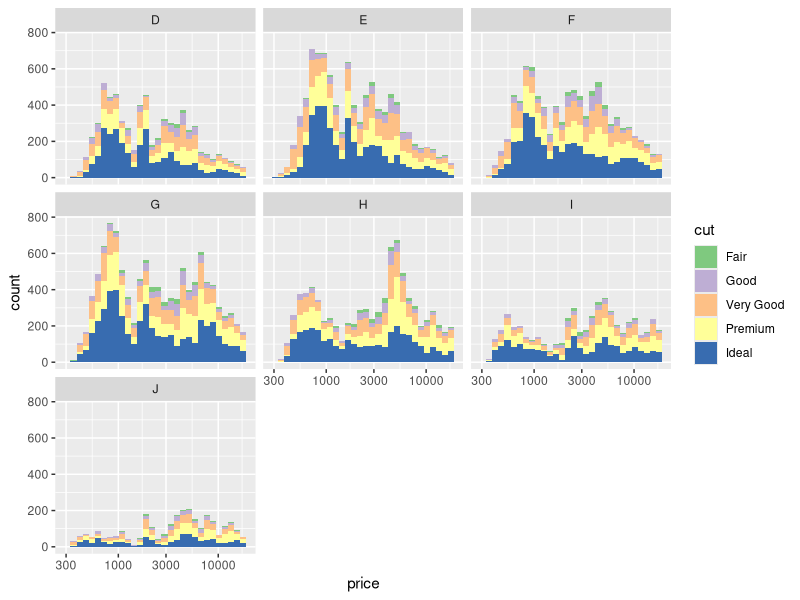

Reproduce this figure in R.
## ---- chunk 1
setwd("~/Documents/GitHub/udacity-dand/core-course-05-exploratory-data-analysis/lesson-08-problem-set-explore-many-variables")
## ---- chunk 2
library(ggplot2)

data(diamonds)
## ---- chunk 3
ggplot(diamonds, aes(x = price, fill = cut)) +
  geom_histogram(bins = 30) +
  facet_wrap(~color) +
  scale_x_log10() +
  scale_fill_brewer(type = 'qual')
